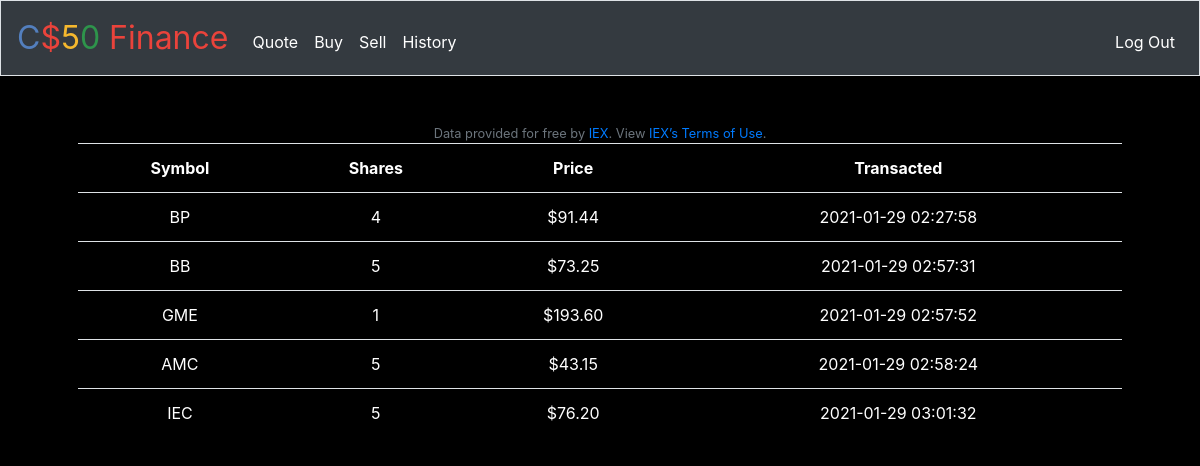
The app's page /history (signed in) with its own data.
### tables this page shows
CREATE TABLE transactions (user_id INTEGER NOT NULL, symbol TEXT NOT NULL, amount INTEGER NOT NULL, datetime TEXT NOT NULL, cost FLOAT, FOREIGN KEY(user_id) REFERENCES users(id) );

### application.py (the view)
@app.route("/history")
@login_required
def history():
    rows = db.execute("SELECT * FROM transactions WHERE user_id = :user_id", user_id=session["user_id"])
    for row in rows:
        row["price"] = usd(row["cost"])
    return render_template("history.html", rows=rows)

### application.py (called while the page is built)
@app.after_request
def after_request(response):
    response.headers["Cache-Control"] = "no-cache, no-store, must-revalidate"
    response.headers["Expires"] = 0
    response.headers["Pragma"] = "no-cache"
    return response

### helpers.py (called while the page is built)
def login_required(f):
    @wraps(f)
    def decorated_function(*args, **kwargs):
        if session.get("user_id") is None:
            return redirect("/login")
        return f(*args, **kwargs)
    return decorated_function

def usd(value):
    return f"${value:,.2f}"

### templates/history.html (shortened to what this page needs)
{% extends "layout.html" %}
{% block main %}
    <table class="table">
        <tr>
            <th>Symbol</th>
            <th>Shares</th>
            <th>Price</th>
            <th>Transacted</th>
        </tr>
        {% for row in rows %}
            <tr>
                <td>{{ row["symbol"] }}</td>
                <td>{{ row["amount"] }}</td>
                <td>{{ row["price"] }}</td>
                <td>{{ row["datetime"] }}</td>
            </tr>
        {% endfor %}
{% endblock %}

### static/styles.css (style rules this page uses)
.table { margin-left: auto; margin-right: auto; border: 1px solid black; color: white; }
.index { background-color: black; color: white; }

### records on screen
transactions: symbol "BP", amount "4", price "$91.44", datetime "2021-01-29 02:27:58"
transactions: symbol "BB", amount "5", price "$73.25", datetime "2021-01-29 02:57:31"
transactions: symbol "GME", amount "1", price "$193.60", datetime "2021-01-29 02:57:52"
transactions: symbol "AMC", amount "5", price "$43.15", datetime "2021-01-29 02:58:24"
transactions: symbol "IEC", amount "5", price "$76.20", datetime "2021-01-29 03:01:32"
